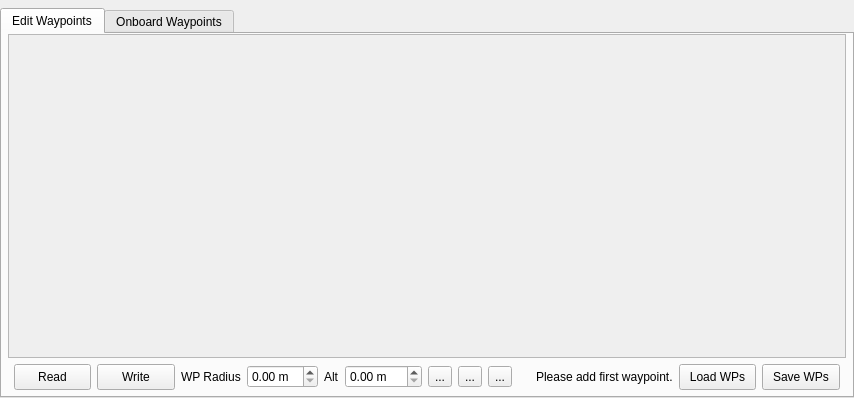
<?xml version="1.0" encoding="UTF-8"?>
<ui version="4.0">
 <class>WaypointList</class>
 <widget class="QWidget" name="WaypointList">
  <property name="geometry">
   <rect>
    <x>0</x>
    <y>0</y>
    <width>854</width>
    <height>398</height>
   </rect>
  </property>
  <property name="minimumSize">
   <size>
    <width>100</width>
    <height>120</height>
   </size>
  </property>
  <property name="windowTitle">
   <string>Form</string>
  </property>
  <layout class="QGridLayout" name="gridLayout">
   <property name="leftMargin">
    <number>0</number>
   </property>
   <property name="topMargin">
    <number>8</number>
   </property>
   <property name="rightMargin">
    <number>0</number>
   </property>
   <property name="bottomMargin">
    <number>0</number>
   </property>
   <property name="spacing">
    <number>0</number>
   </property>
   <item row="0" column="0">
    <widget class="QTabWidget" name="tabWidget">
     <property name="currentIndex">
      <number>0</number>
     </property>
     <widget class="QWidget" name="editTab">
      <attribute name="title">
       <string>Edit Waypoints</string>
      </attribute>
      <layout class="QGridLayout" name="gridLayout_2">
       <property name="leftMargin">
        <number>6</number>
       </property>
       <property name="topMargin">
        <number>0</number>
       </property>
       <property name="rightMargin">
        <number>6</number>
       </property>
       <property name="bottomMargin">
        <number>6</number>
       </property>
       <property name="spacing">
        <number>6</number>
       </property>
       <item row="1" column="6">
        <widget class="QDoubleSpinBox" name="altSpinBox">
         <property name="suffix">
          <string> m</string>
         </property>
         <property name="maximum">
          <double>999.000000000000000</double>
         </property>
        </widget>
       </item>
       <item row="1" column="5">
        <widget class="QLabel" name="altLabel">
         <property name="text">
          <string>Alt</string>
         </property>
        </widget>
       </item>
       <item row="1" column="4">
        <widget class="QDoubleSpinBox" name="wpRadiusSpinBox">
         <property name="suffix">
          <string> m</string>
         </property>
        </widget>
       </item>
       <item row="0" column="0" colspan="18">
        <widget class="QScrollArea" name="scrollArea">
         <property name="widgetResizable">
          <bool>true</bool>
         </property>
         <widget class="QWidget" name="scrollAreaWidgetContents">
          <property name="geometry">
           <rect>
            <x>0</x>
            <y>0</y>
            <width>836</width>
            <height>316</height>
           </rect>
          </property>
          <layout class="QVBoxLayout" name="verticalLayout_2">
           <item>
            <widget class="QWidget" name="editableListWidget" native="true">
             <property name="toolTip">
              <string>Waypoint list. The list is empty until you issue a read command or add waypoints.</string>
             </property>
             <property name="statusTip">
              <string>Waypoint list. The list is empty until you issue a read command or add waypoints.</string>
             </property>
             <property name="whatsThis">
              <string>Waypoint list. The list is empty until you issue a read command or add waypoints.</string>
             </property>
            </widget>
           </item>
          </layout>
         </widget>
        </widget>
       </item>
       <item row="1" column="16">
        <widget class="QPushButton" name="saveButton">
         <property name="minimumSize">
          <size>
           <width>0</width>
           <height>26</height>
          </size>
         </property>
         <property name="toolTip">
          <string>Save waypoints to a file on the local harddisk. Does not save them on the MAV.</string>
         </property>
         <property name="statusTip">
          <string>Save waypoints to a file on the local harddisk. Does not save them on the MAV.</string>
         </property>
         <property name="whatsThis">
          <string>Save waypoints to a file on the local harddisk. Does not save them on the MAV.</string>
         </property>
         <property name="text">
          <string>Save WPs</string>
         </property>
         <property name="shortcut">
          <string>Ctrl+S</string>
         </property>
        </widget>
       </item>
       <item row="1" column="7">
        <widget class="QToolButton" name="positionAddButton">
         <property name="toolTip">
          <string>Set the current vehicle position as new waypoint</string>
         </property>
         <property name="statusTip">
          <string>Set the current vehicle position as new waypoint</string>
         </property>
         <property name="whatsThis">
          <string>Set the current vehicle position as new waypoint</string>
         </property>
         <property name="text">
          <string>...</string>
         </property>
         <property name="icon">
          <iconset resource="../../qgroundcontrol.qrc">
           <normaloff>:/files/images/actions/go-bottom.svg</normaloff>:/files/images/actions/go-bottom.svg</iconset>
         </property>
        </widget>
       </item>
       <item row="1" column="1">
        <widget class="QPushButton" name="readButton">
         <property name="minimumSize">
          <size>
           <width>0</width>
           <height>26</height>
          </size>
         </property>
         <property name="toolTip">
          <string>Read all waypoints from the MAV. Clears the list on this computer.</string>
         </property>
         <property name="statusTip">
          <string>Read all waypoints from the MAV. Clears the list on this computer.</string>
         </property>
         <property name="whatsThis">
          <string>Read all waypoints from the MAV. Clears the list on this computer.</string>
         </property>
         <property name="text">
          <string>Read</string>
         </property>
         <property name="icon">
          <iconset resource="../../qgroundcontrol.qrc">
           <normaloff>:/files/images/status/software-update-available.svg</normaloff>:/files/images/status/software-update-available.svg</iconset>
         </property>
         <property name="shortcut">
          <string>Ctrl+R</string>
         </property>
        </widget>
       </item>
       <item row="1" column="8">
        <widget class="QToolButton" name="addButton">
         <property name="toolTip">
          <string>Add a new waypoint to this list. Transmit via write to the MAV.</string>
         </property>
         <property name="statusTip">
          <string>Add a new waypoint to this list. Transmit via write to the MAV.</string>
         </property>
         <property name="whatsThis">
          <string>Add a new waypoint to this list. Transmit via write to the MAV.</string>
         </property>
         <property name="text">
          <string>...</string>
         </property>
         <property name="icon">
          <iconset resource="../../qgroundcontrol.qrc">
           <normaloff>:/files/images/actions/list-add.svg</normaloff>:/files/images/actions/list-add.svg</iconset>
         </property>
        </widget>
       </item>
       <item row="1" column="3">
        <widget class="QLabel" name="wpRadiusLabel">
         <property name="text">
          <string>WP Radius</string>
         </property>
        </widget>
       </item>
       <item row="1" column="9">
        <widget class="QToolButton" name="clearWPListButton">
         <property name="toolTip">
          <string>Delete all waypoints from this list. You have to click write to clear the list on the MAV as well.</string>
         </property>
         <property name="statusTip">
          <string>Delete all waypoints from this list. You have to click write to clear the list on the MAV as well.</string>
         </property>
         <property name="whatsThis">
          <string>Delete all waypoints from this list. You have to click write to clear the list on the MAV as well.</string>
         </property>
         <property name="text">
          <string>...</string>
         </property>
         <property name="icon">
          <iconset resource="../../qgroundcontrol.qrc">
           <normaloff>:/files/images/actions/process-stop.svg</normaloff>:/files/images/actions/process-stop.svg</iconset>
         </property>
        </widget>
       </item>
       <item row="1" column="15">
        <widget class="QPushButton" name="loadButton">
         <property name="minimumSize">
          <size>
           <width>0</width>
           <height>26</height>
          </size>
         </property>
         <property name="toolTip">
          <string>Load waypoints from a file on the local harddisk. Does not load the waypoints on the MAV.</string>
         </property>
         <property name="statusTip">
          <string>Load waypoints from a file on the local harddisk. Does not load the waypoints on the MAV.</string>
         </property>
         <property name="whatsThis">
          <string>Load waypoints from a file on the local harddisk. Does not load the waypoints on the MAV.</string>
         </property>
         <property name="text">
          <string>Load WPs</string>
         </property>
         <property name="shortcut">
          <string>Ctrl+L</string>
         </property>
        </widget>
       </item>
       <item row="1" column="12">
        <spacer name="horizontalSpacer">
         <property name="orientation">
          <enum>Qt::Horizontal</enum>
         </property>
         <property name="sizeHint" stdset="0">
          <size>
           <width>40</width>
           <height>20</height>
          </size>
         </property>
        </spacer>
       </item>
       <item row="1" column="2">
        <widget class="QPushButton" name="transmitButton">
         <property name="minimumSize">
          <size>
           <width>0</width>
           <height>26</height>
          </size>
         </property>
         <property name="toolTip">
          <string>Transmit all waypoints on this list to the MAV.</string>
         </property>
         <property name="statusTip">
          <string>Transmit all waypoints on this list to the MAV.</string>
         </property>
         <property name="whatsThis">
          <string>Transmit all waypoints on this list to the MAV.</string>
         </property>
         <property name="text">
          <string>Write</string>
         </property>
         <property name="icon">
          <iconset resource="../../qgroundcontrol.qrc">
           <normaloff>:/files/images/devices/network-wireless.svg</normaloff>:/files/images/devices/network-wireless.svg</iconset>
         </property>
         <property name="shortcut">
          <string>Ctrl+W</string>
         </property>
        </widget>
       </item>
       <item row="1" column="13" colspan="2">
        <widget class="QLabel" name="statusLabel">
         <property name="toolTip">
          <string>The current waypoint transmission status</string>
         </property>
         <property name="statusTip">
          <string>The current waypoint transmission status</string>
         </property>
         <property name="whatsThis">
          <string>The current waypoint transmission status</string>
         </property>
         <property name="text">
          <string>Please add first waypoint.</string>
         </property>
        </widget>
       </item>
      </layout>
     </widget>
     <widget class="QWidget" name="viewTab">
      <attribute name="title">
       <string>Onboard Waypoints</string>
      </attribute>
      <layout class="QGridLayout" name="gridLayout_3">
       <property name="leftMargin">
        <number>6</number>
       </property>
       <property name="topMargin">
        <number>0</number>
       </property>
       <property name="rightMargin">
        <number>6</number>
       </property>
       <property name="bottomMargin">
        <number>6</number>
       </property>
       <item row="0" column="0" colspan="3">
        <widget class="QScrollArea" name="readOnlyScrollArea">
         <property name="widgetResizable">
          <bool>true</bool>
         </property>
         <widget class="QWidget" name="scrollAreaWidgetContents_2">
          <property name="geometry">
           <rect>
            <x>0</x>
            <y>0</y>
            <width>836</width>
            <height>316</height>
           </rect>
          </property>
          <property name="autoFillBackground">
           <bool>true</bool>
          </property>
          <layout class="QVBoxLayout" name="verticalLayout">
           <item>
            <widget class="QWidget" name="viewOnlyListWidget" native="true">
             <property name="enabled">
              <bool>true</bool>
             </property>
             <property name="maximumSize">
              <size>
               <width>16777215</width>
               <height>16777215</height>
              </size>
             </property>
            </widget>
           </item>
          </layout>
         </widget>
        </widget>
       </item>
       <item row="1" column="0">
        <widget class="QLabel" name="viewStatusLabel">
         <property name="text">
          <string/>
         </property>
        </widget>
       </item>
       <item row="1" column="1">
        <spacer name="horizontalSpacer_2">
         <property name="orientation">
          <enum>Qt::Horizontal</enum>
         </property>
         <property name="sizeHint" stdset="0">
          <size>
           <width>714</width>
           <height>20</height>
          </size>
         </property>
        </spacer>
       </item>
       <item row="1" column="2">
        <widget class="QPushButton" name="refreshButton">
         <property name="toolTip">
          <string>Read all waypoints from the MAV and display in View tab..</string>
         </property>
         <property name="statusTip">
          <string>Read all waypoints from the MAV and display in View tab..</string>
         </property>
         <property name="whatsThis">
          <string>Read all waypoints from the MAV and display in View tab.</string>
         </property>
         <property name="text">
          <string>Refresh</string>
         </property>
         <property name="icon">
          <iconset resource="../../qgroundcontrol.qrc">
           <normaloff>:/files/images/actions/go-jump.svg</normaloff>:/files/images/actions/go-jump.svg</iconset>
         </property>
         <property name="shortcut">
          <string>Ctrl+R</string>
         </property>
        </widget>
       </item>
      </layout>
     </widget>
    </widget>
   </item>
  </layout>
  <action name="actionAddWaypoint">
   <property name="icon">
    <iconset resource="../../qgroundcontrol.qrc">
     <normaloff>:/files/images/actions/list-add.svg</normaloff>:/files/images/actions/list-add.svg</iconset>
   </property>
   <property name="text">
    <string>Add Waypoint</string>
   </property>
   <property name="toolTip">
    <string>Add a new waypoint to the end of the list</string>
   </property>
  </action>
  <action name="actionTransmit">
   <property name="icon">
    <iconset resource="../../qgroundcontrol.qrc">
     <normaloff>:/files/images/devices/network-wireless.svg</normaloff>:/files/images/devices/network-wireless.svg</iconset>
   </property>
   <property name="text">
    <string>Transmit</string>
   </property>
   <property name="toolTip">
    <string>Transmit waypoints to unmanned system</string>
   </property>
  </action>
  <action name="actionRead">
   <property name="icon">
    <iconset resource="../../qgroundcontrol.qrc">
     <normaloff>:/files/images/status/software-update-available.svg</normaloff>:/files/images/status/software-update-available.svg</iconset>
   </property>
   <property name="text">
    <string>Read</string>
   </property>
  </action>
 </widget>
 <resources>
  <include location="../../qgroundcontrol.qrc"/>
 </resources>
 <connections/>
</ui>
